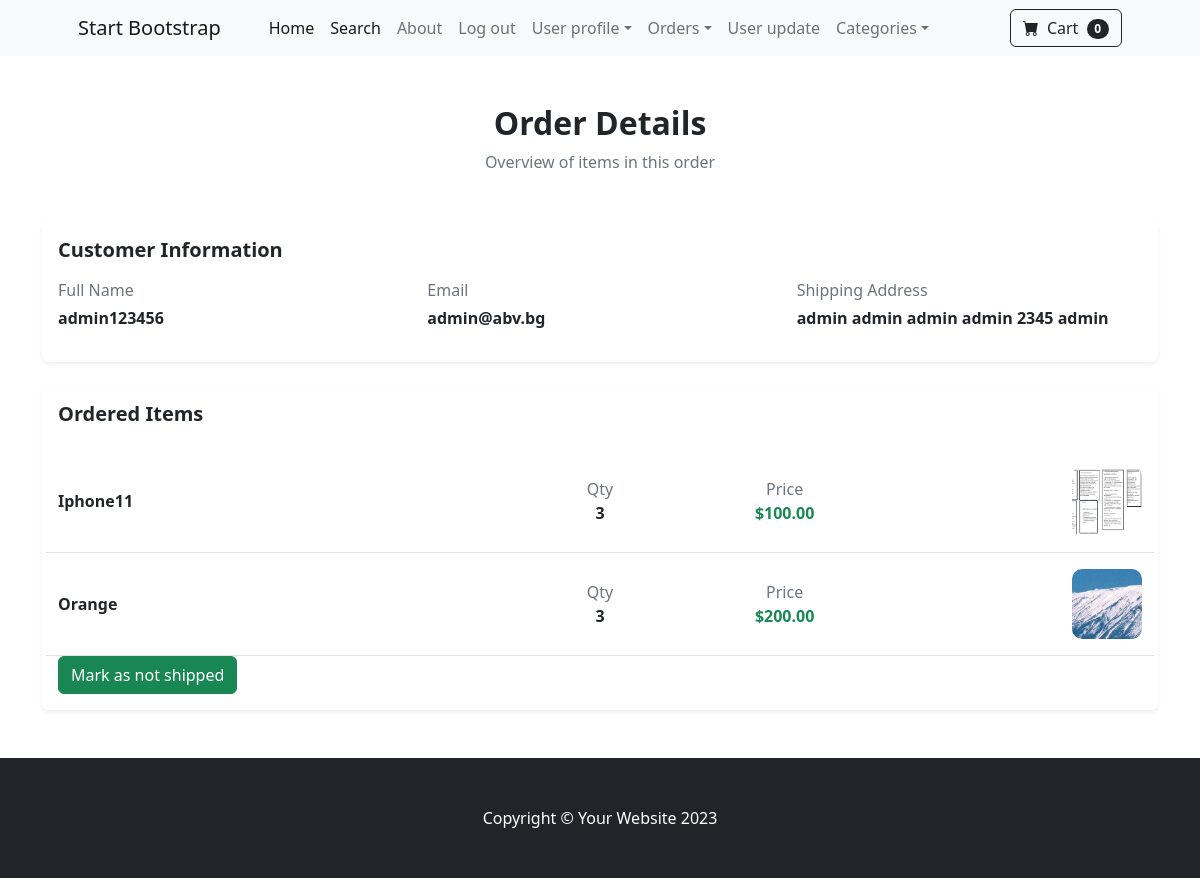
Screenshot of /payment/orders/6 (signed in) with the database file from the repository.
### payment/models.py (models this page shows, shortened)
class Order(models.Model):
    user=models.ForeignKey(User,on_delete=models.CASCADE,null=True,blank=True)
    full_name=models.CharField(max_length=100)
    email=models.EmailField(max_length=100)
    shipping_address=models.TextField(max_length=100)
    amount_paid=models.DecimalField(max_digits=10,decimal_places=2)
    date_ordered = models.DateTimeField(auto_now_add=True)
    shipped=models.BooleanField(default=False)
    date_shipped=models.DateTimeField(blank=True, null=True)

class OrderItem(models.Model):
    order=models.ForeignKey(Order,on_delete=models.CASCADE,null=True)
    product=models.ForeignKey(Product,on_delete=models.CASCADE,null=True)
    user=models.ForeignKey(User,on_delete=models.CASCADE,null=True,blank=True)
    quantity=models.PositiveBigIntegerField(default=1)
    price=models.DecimalField(max_digits=10,decimal_places=2)

### core/models.py (models this page shows, shortened)
class Product(models.Model):
    name = models.CharField(max_length=100)
    price = models.DecimalField(default=0, max_digits=10, decimal_places=2)
    description = models.TextField(max_length=500,default="",blank=True,null=True)
    image=models.ImageField(upload_to='uploads/product/')
    category = models.ForeignKey(Category, on_delete=models.CASCADE,default=1)
    is_Sale=models.BooleanField(default=False)
    sale_price = models.DecimalField(default=0, max_digits=10, decimal_places=2)

### payment/views.py (the view, shortened to what this page needs)
# urls.py: path('orders/<int:pk>', views.orders, name='orders'),
def orders(request, pk):
    if request.user.is_authenticated and request.user.is_superuser:
        order = get_object_or_404(Order, id=pk)
        items = OrderItem.objects.filter(order=order)
        return render(request, 'payment/orders.html', {
            "order": order,
            "items": items,
        })
    return redirect('core:index')

### core/context_processors.py (called while the page is built)
def categories(request):
    return {'category': Category.objects.all()}

def cart(request):
    return {'cart':Cart(request)}

### core/models.py (called while the page is built)
  def __str__(self):
      return self.name

### payment/templates/payment/orders.html (shortened to what this page needs)
{% extends 'base.html' %}
{% block content %}
<div class="container py-5">
    <div class="text-center mb-5">
        <h2 class="fw-bold">Order Details</h2>
        <p class="text-muted">Overview of items in this order</p>
    </div>
    <div class="card shadow-sm border-0 mb-4">
        <div class="card-body">
            <h5 class="fw-bold mb-3">Customer Information</h5>
            <div class="row">
                <div class="col-md-4">
                    <p class="text-muted mb-1">Full Name</p>
                    <p class="fw-bold">{{ order.full_name }}</p>
                </div>
                <div class="col-md-4">
                    <p class="text-muted mb-1">Email</p>
                    <p class="fw-bold">{{ order.email }}</p>
                </div>
                <div class="col-md-4">
                    <p class="text-muted mb-1">Shipping Address</p>
                    <p class="fw-bold">{{ order.shipping_address }}</p>
                </div>
            </div>
        </div>
    </div>
    <div class="card shadow-sm border-0">
        <div class="card-body">
            <h5 class="fw-bold mb-4">Ordered Items</h5>
            {% for item in items %}
            <div class="row align-items-center py-3 border-bottom">
                <div class="col-md-5">
                    <p class="mb-0 fw-semibold">
                        {{ item.product.name }}
                    </p>
                </div>
                <div class="col-md-2 text-center">
                    <span class="text-muted">Qty</span><br>
                    <span class="fw-bold">{{ item.quantity }}</span>
                </div>
                <div class="col-md-2 text-center">
                    <span class="text-muted">Price</span><br>
                    <span class="fw-bold text-success">
                        ${{ item.price }}
                    </span>
                </div>
                <div class="col-md-3 text-end">
                    <img src="{{ item.product.image.url }}"
                         style="width:70px; height:70px; object-fit:cover; border-radius:10px;">
                </div>
            </div>
            {% empty %}
                <p class="text-muted">No items in this order.</p>
            {% endfor %}
<form method="POST">
    {% if not order.shipped %}
    <input type="hidden" name="shipping_status" value="true">
        <button type="submit" class="btn btn-success">Mark as shipped</button>
        </form>
        {% else %}
        <button type="submit" class="btn btn-success">Mark as not shipped</button>
        {% endif %}
        </div>
    </div>
</div>
{% endblock %}

### rows the page displays
Order: full_name "admin123456", email "admin@abv.bg", shipping_address "admin admin admin admin 2345 admin"
OrderItem: product.name "Iphone11", quantity "3", price "100.00", product.image (picture)
OrderItem: product.name "Orange", quantity "3", price "200.00", product.image (picture)

### other values shown
{{ cart.cart|length }} "0"
